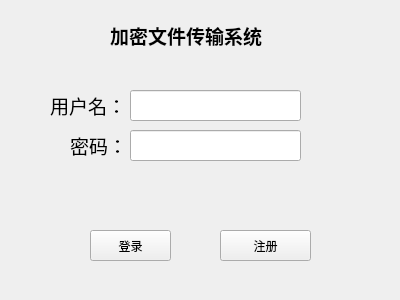
<?xml version="1.0" encoding="UTF-8"?>
<ui version="4.0">
 <class>LoginWindow</class>
 <widget class="QWidget" name="LoginWindow">
  <property name="geometry">
   <rect>
    <x>0</x>
    <y>0</y>
    <width>400</width>
    <height>300</height>
   </rect>
  </property>
  <property name="windowTitle">
   <string>Form</string>
  </property>
  <widget class="QLabel" name="label">
   <property name="geometry">
    <rect>
     <x>110</x>
     <y>20</y>
     <width>161</width>
     <height>31</height>
    </rect>
   </property>
   <property name="text">
    <string>&lt;html&gt;&lt;head/&gt;&lt;body&gt;&lt;p&gt;&lt;span style=&quot; font-size:14pt; font-weight:600;&quot;&gt;加密文件传输系统&lt;/span&gt;&lt;/p&gt;&lt;/body&gt;&lt;/html&gt;</string>
   </property>
  </widget>
  <widget class="QLineEdit" name="usernameLineEdit">
   <property name="geometry">
    <rect>
     <x>130</x>
     <y>90</y>
     <width>171</width>
     <height>31</height>
    </rect>
   </property>
  </widget>
  <widget class="QLabel" name="label_2">
   <property name="geometry">
    <rect>
     <x>50</x>
     <y>90</y>
     <width>71</width>
     <height>31</height>
    </rect>
   </property>
   <property name="text">
    <string>&lt;html&gt;&lt;head/&gt;&lt;body&gt;&lt;p&gt;&lt;span style=&quot; font-size:14pt;&quot;&gt;用户名：&lt;/span&gt;&lt;/p&gt;&lt;/body&gt;&lt;/html&gt;</string>
   </property>
  </widget>
  <widget class="QLabel" name="label_3">
   <property name="geometry">
    <rect>
     <x>70</x>
     <y>130</y>
     <width>51</width>
     <height>31</height>
    </rect>
   </property>
   <property name="text">
    <string>&lt;html&gt;&lt;head/&gt;&lt;body&gt;&lt;p&gt;&lt;span style=&quot; font-size:14pt;&quot;&gt;密码：&lt;/span&gt;&lt;/p&gt;&lt;/body&gt;&lt;/html&gt;</string>
   </property>
  </widget>
  <widget class="QLineEdit" name="passwordLineEdit">
   <property name="geometry">
    <rect>
     <x>130</x>
     <y>130</y>
     <width>171</width>
     <height>31</height>
    </rect>
   </property>
  </widget>
  <widget class="QPushButton" name="loginButton">
   <property name="geometry">
    <rect>
     <x>90</x>
     <y>230</y>
     <width>81</width>
     <height>31</height>
    </rect>
   </property>
   <property name="text">
    <string>登录</string>
   </property>
  </widget>
  <widget class="QPushButton" name="enrollButton">
   <property name="geometry">
    <rect>
     <x>220</x>
     <y>230</y>
     <width>91</width>
     <height>31</height>
    </rect>
   </property>
   <property name="text">
    <string>注册</string>
   </property>
  </widget>
 </widget>
 <resources/>
 <connections/>
</ui>
